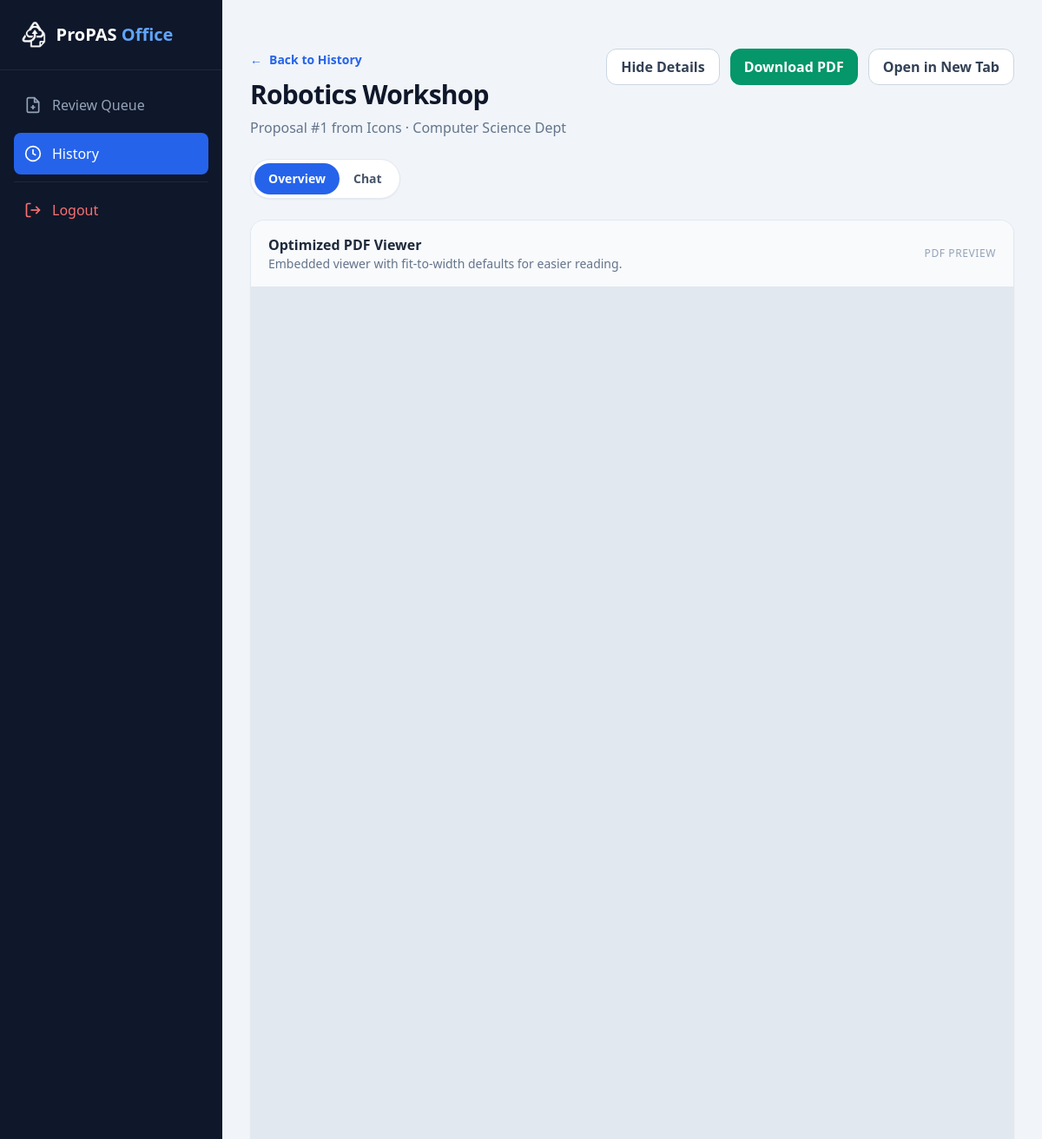
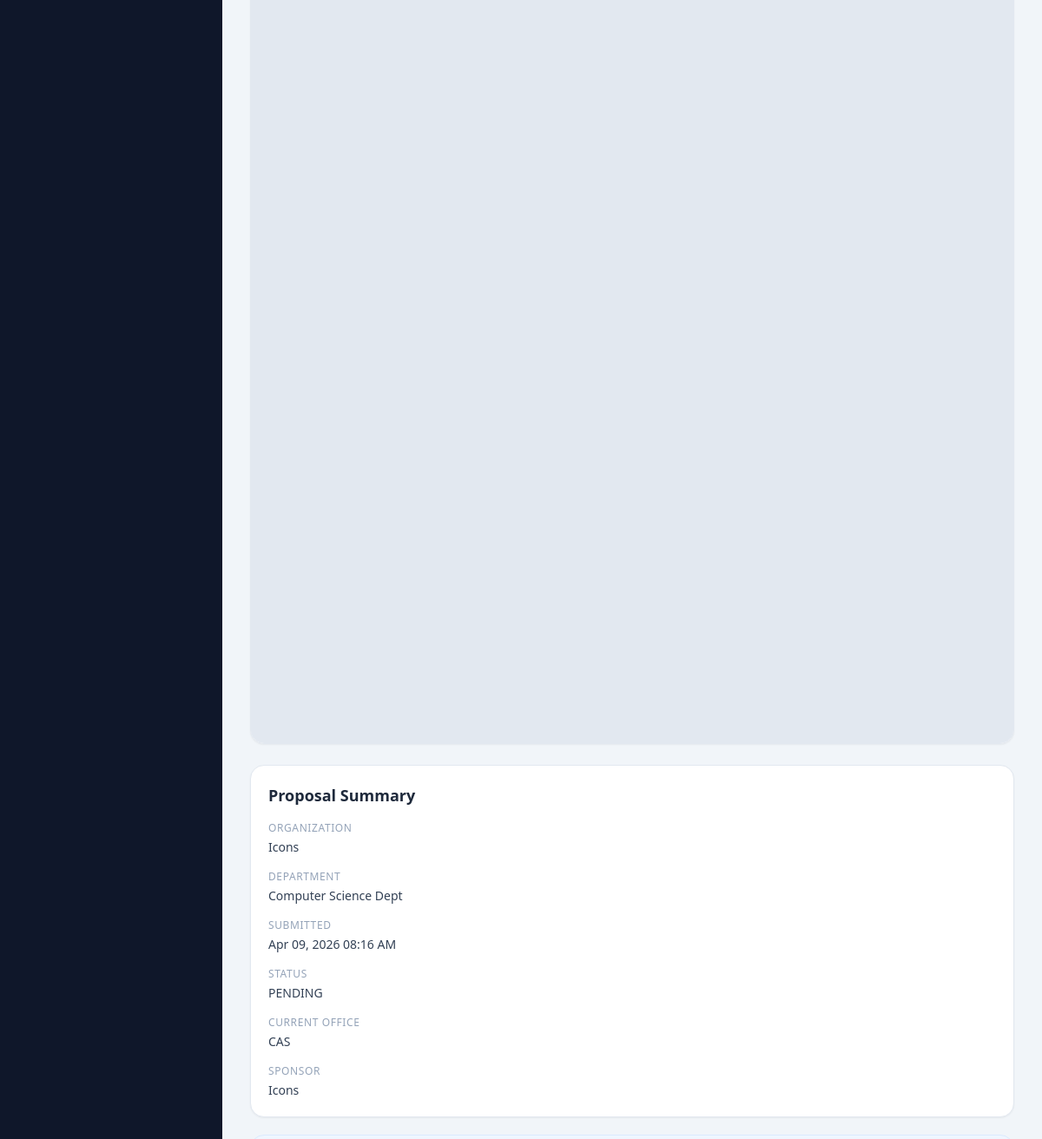
The page /proposal-details/1 (signed in) on the database its author committed (2 pictures, top to bottom).
### models.py (models this page shows)
class Proposal(db.Model):
    __tablename__ = 'proposals'
    id = db.Column(db.Integer, primary_key=True)
    title = db.Column(db.String(200), nullable=False)
    status = db.Column(db.String(20), default='PENDING')
    version_number = db.Column(db.Integer, default=1)
    file_path = db.Column(db.String(300))
    proposal_data = db.Column(db.JSON)
    current_step_id = db.Column(db.Integer, db.ForeignKey('approval_steps.id'))
    creator_id = db.Column(db.Integer, db.ForeignKey('accounts.id'))
    created_at = db.Column(db.DateTime, default=datetime.utcnow)

class User(UserMixin, db.Model):
    __tablename__ = 'accounts'
    id = db.Column(db.Integer, primary_key=True)
    username = db.Column(db.String(80), unique=True, nullable=False)
    password_hash = db.Column(db.String(256))
    account_type = db.Column(db.String(20))  # 'Org', 'Office', or 'Admin'
    profile_data = db.Column(MutableDict.as_mutable(db.JSON), default=dict)
    proposals = db.relationship('Proposal', backref='creator', lazy=True)
    notifications = db.relationship('Notification', backref='recipient', lazy=True)

class ApprovalStep(db.Model):
    __tablename__ = 'approval_steps'
    id = db.Column(db.Integer, primary_key=True)
    name = db.Column(db.String(50), unique=True)  # CAS, OSA, FINANCE, etc.
    step_order = db.Column(db.Integer, unique=True)

### routes/office.py (the view)
@office_bp.route('/proposal-details/<int:proposal_id>')
@login_required
def proposal_details(proposal_id):
    if current_user.account_type != 'Office':
        abort(403)
    proposal = db.session.get(Proposal, proposal_id)
    if not proposal:
        abort(404)
    current_step_name = None
    if proposal.current_step_id:
        current_step = db.session.get(ApprovalStep, proposal.current_step_id)
        current_step_name = current_step.name if current_step else None
    messages = _conversation_messages(proposal.id)
    active_tab = request.args.get('tab', 'overview')
    if active_tab not in {'overview', 'chat'}:
        active_tab = 'overview'
    return render_template(
        'office_proposal_detail.html',
        proposal=proposal,
        department_name=ORG_DEPARTMENTS.get(proposal.creator.username.lower(), proposal.creator.username),
        current_step_name=current_step_name,
        messages=messages,
        active_tab=active_tab
    )

### app.py (called while the page is built)
@login_manager.user_loader
def load_user(user_id):
    from models import User
    return db.session.get(User, int(user_id))

@app.template_filter('datetime_ph')
def datetime_ph(value, fmt='%b %d, %Y %I:%M %p'):
    if value is None:
        return 'N/A'
    if value.tzinfo is None:
        value = value.replace(tzinfo=timezone.utc)
    return value.astimezone(ZoneInfo(app.config['DISPLAY_TIMEZONE'])).strftime(fmt)

### routes/office.py (called while the page is built)
def _conversation_messages(proposal_id):
    return ProposalMessage.query.filter_by(proposal_id=proposal_id).order_by(ProposalMessage.created_at.asc()).all()

### templates/office_proposal_detail.html (shortened to what this page needs)
<!DOCTYPE html>
<html lang="en">
<head>
    <script src="https://cdn.tailwindcss.com"></script>
</head>
<body class="bg-slate-100 text-slate-900">
    <div class="min-h-screen flex">
        <aside class="w-64 bg-slate-900 text-white hidden md:flex flex-col sticky top-0 h-screen">
            <div class="p-6 text-xl font-bold border-b border-slate-800 flex items-center gap-3">
                <img src="{{ url_for('static', filename='images/Icon.png') }}" class="h-8 w-auto" alt="Logo">
                <span>ProPAS <span class="text-blue-400">Office</span></span>
            </div>
            <nav class="flex-1 p-4 space-y-2">
                <a href="{{ url_for('office.review') }}" class="flex items-center gap-3 p-3 text-slate-400 hover:bg-slate-800 rounded-lg transition">
                    <svg viewBox="0 0 24 24" fill="none" stroke="currentColor" stroke-width="2" class="h-5 w-5"><path d="M14 2H6a2 2 0 0 0-2 2v16a2 2 0 0 0 2 2h12a2 2 0 0 0 2-2V8z"/><polyline points="14 2 14 8 20 8"/><line x1="12" y1="18" x2="12" y2="12"/><line x1="9" y1="15" x2="15" y2="15"/></svg>
                    <span>Review Queue</span>
                </a>
                <a href="{{ url_for('office.master_history') }}" class="flex items-center gap-3 p-3 bg-blue-600 rounded-lg transition">
                    <svg viewBox="0 0 24 24" fill="none" stroke="currentColor" stroke-width="2" class="h-5 w-5"><circle cx="12" cy="12" r="10"/><polyline points="12 6 12 12 16 14"/></svg>
                    <span>History</span>
                </a>
                <hr class="border-slate-800 my-4">
                <a href="{{ url_for('auth.logout') }}" class="flex items-center gap-3 p-3 text-red-400 hover:bg-red-900/20 rounded-lg transition">
                    <svg viewBox="0 0 24 24" fill="none" stroke="currentColor" stroke-width="2" class="h-5 w-5"><path d="M9 21H5a2 2 0 0 1-2-2V5a2 2 0 0 1 2-2h4"/><polyline points="16 17 21 12 16 7"/><line x1="21" y1="12" x2="9" y2="12"/></svg>
                    <span>Logout</span>
                </a>
            </nav>
        </aside>
        <main class="flex-1 p-4 sm:p-6 md:p-8">
            <div class="max-w-7xl mx-auto space-y-6">
                <div class="flex flex-col lg:flex-row lg:items-start lg:justify-between gap-4">
                    <div>
                        <a href="{{ url_for('office.master_history') }}" class="inline-flex items-center text-sm text-blue-600 hover:text-blue-700 font-semibold mb-3">
                            <span class="mr-2">←</span> Back to History
                        </a>
                        <h1 class="text-3xl font-bold tracking-tight">{{ proposal.title }}</h1>
                        <p class="text-slate-500 mt-2">Proposal #{{ proposal.id }} from {{ proposal.creator.username }} · {{ department_name }}</p>
                    </div>
                    <div class="flex flex-col sm:flex-row sm:flex-wrap gap-3 w-full lg:w-auto">
                        <a href="{{ url_for('office.master_history') }}" class="inline-flex items-center justify-center px-4 py-2 rounded-xl border border-slate-300 bg-white text-slate-700 font-semibold hover:border-slate-400 hover:text-slate-900 transition w-full sm:w-auto">
                            Hide Details
                        </a>
                        <a href="{{ url_for('static', filename='uploads/' + proposal.file_path) }}" download class="inline-flex items-center justify-center px-4 py-2 rounded-xl bg-emerald-600 text-white font-semibold hover:bg-emerald-700 transition w-full sm:w-auto">
                            Download PDF
                        </a>
                        <a href="{{ url_for('static', filename='uploads/' + proposal.file_path) }}" target="_blank" rel="noopener noreferrer" class="inline-flex items-center justify-center px-4 py-2 rounded-xl border border-slate-300 bg-white text-slate-700 font-semibold hover:border-blue-500 hover:text-blue-600 transition w-full sm:w-auto">
                            Open in New Tab
                        </a>
                    </div>
                </div>
                <div class="inline-flex rounded-full border border-slate-200 bg-white p-1 shadow-sm">
                    <a href="{{ url_for('office.proposal_details', proposal_id=proposal.id, tab='overview') }}" class="rounded-full px-4 py-2 text-sm font-semibold {% if active_tab != 'chat' %}bg-blue-600 text-white{% else %}text-slate-600 hover:text-slate-800{% endif %}">
                        Overview
                    </a>
                    <a href="{{ url_for('office.proposal_details', proposal_id=proposal.id, tab='chat') }}" class="rounded-full px-4 py-2 text-sm font-semibold {% if active_tab == 'chat' %}bg-blue-600 text-white{% else %}text-slate-600 hover:text-slate-800{% endif %}">
                        Chat
                    </a>
                </div>
                {% if active_tab != 'chat' %}
                <div class="grid grid-cols-1 xl:grid-cols-4 gap-6">
                    <section class="xl:col-span-3 bg-white rounded-2xl border border-slate-200 shadow-sm overflow-hidden">
                        <div class="flex items-center justify-between px-5 py-4 border-b border-slate-200 bg-slate-50">
                            <div>
                                <h2 class="font-semibold text-slate-800">Optimized PDF Viewer</h2>
                                <p class="text-sm text-slate-500">Embedded viewer with fit-to-width defaults for easier reading.</p>
                            </div>
                            <span class="text-xs uppercase tracking-wider text-slate-400">PDF Preview</span>
                        </div>
                        <div class="h-[62vh] min-h-[420px] sm:h-[70vh] sm:min-h-[560px] bg-slate-200">
                            <iframe
                                src="{{ url_for('static', filename='uploads/' + proposal.file_path) }}#toolbar=1&navpanes=0&scrollbar=1&view=FitH"
                                class="w-full h-full border-0"
                                title="Proposal PDF Viewer">
                            </iframe>
                        </div>
                    </section>
                    <aside class="space-y-5">
                        <div class="bg-white rounded-2xl border border-slate-200 shadow-sm p-5">
                            <h2 class="text-lg font-semibold text-slate-800 mb-4">Proposal Summary</h2>
                            <dl class="space-y-4 text-sm">
                                <div>
                                    <dt class="text-slate-400 uppercase tracking-wider text-xs">Organization</dt>
                                    <dd class="mt-1 font-medium text-slate-700">{{ proposal.creator.username }}</dd>
                                </div>
                                <div>
                                    <dt class="text-slate-400 uppercase tracking-wider text-xs">Department</dt>
                                    <dd class="mt-1 font-medium text-slate-700">{{ department_name }}</dd>
                                </div>
                                <div>
                                    <dt class="text-slate-400 uppercase tracking-wider text-xs">Submitted</dt>
                                    <dd class="mt-1 font-medium text-slate-700">{{ proposal.created_at|datetime_ph }}</dd>
                                </div>
                                <div>
                                    <dt class="text-slate-400 uppercase tracking-wider text-xs">Status</dt>
                                    <dd class="mt-1 font-medium text-slate-700">{{ proposal.status }}</dd>
                                </div>
                                <div>
                                    <dt class="text-slate-400 uppercase tracking-wider text-xs">Current Office</dt>
                                    <dd class="mt-1 font-medium text-slate-700">{{ current_step_name or 'Completed / Returned' }}</dd>
                                </div>
                                <div>
                                    <dt class="text-slate-400 uppercase tracking-wider text-xs">Sponsor</dt>
                                    <dd class="mt-1 font-medium text-slate-700">{{ proposal.proposal_data.get('sponsor', 'N/A') if proposal.proposal_data else 'N/A' }}</dd>
                                </div>
                            </dl>
                        </div>
                        <div class="bg-blue-50 rounded-2xl border border-blue-100 p-5">
                        </div>
                    </aside>
                </div>
                {% endif %}
            </div>
        </main>
    </div>
</body>
</html>

### rows shown on the page
Proposal: title "Robotics Workshop", id "1", created_at "Apr 09, 2026 08:16 AM", status "PENDING", proposal_data "Icons"
User: creator.username "Icons"
ApprovalStep: name "CAS"

### other values the page prints
{{ department_name }} "Computer Science Dept"
